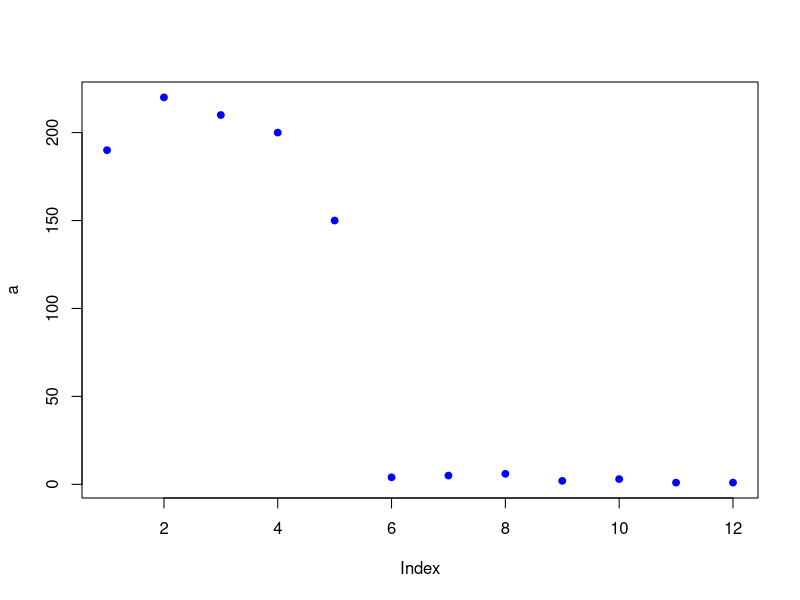
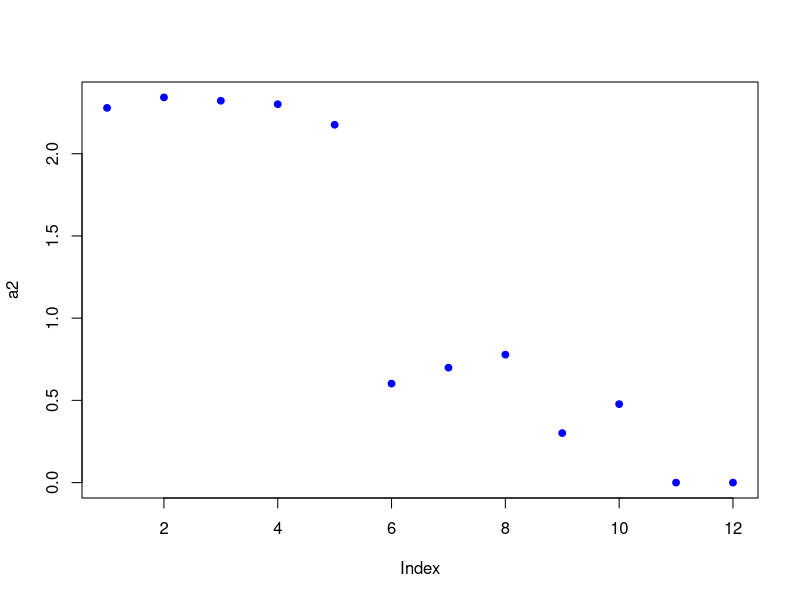

Reproduce these figures in R, in order. (Note: this script raises an error after producing the figures.)

#---- Scaling in R (z-score)-----

# Load sample dataset
data(iris)
# View sample matrix
a = iris$Sepal.Width
# Before min-max normalization
a
#Normalize a with function, not between zero and one 
scale(a, center = TRUE, scale = TRUE)


# normalizing the content of a matrix with R default scaling package.
# 
x <- matrix(1:10, ncol = 2)
x
scale(x)

#--------- z-score by hand 
z = (x - mean(x)/sd(x))
z

#------- min-max scaling
minmax <- function(x) {
  return((x- min(x)) /(max(x)-min(x)))
}

samplevec = c(-23,2,34,12,11,20,0,4,3,22,999)

minmax(samplevec)


#------norms
x
#Lp=1 norm
lpnorm = norm(x, type = c("O")) # one norm, (maximum absolute column sum)
lpnorm 

lpnorm = norm(x, type = c("2")) #  “spectral” or 2-norm, which is the largest singular value (svd) of x
lpnorm


#---------- Logarithm Transformation
a <- c(190,220,210,200,150,4,5,6,2,3,1,1)
plot(a, pch =21, cex=0.9, col="blue", bg="blue")

a2 <- log10(a)
a2
plot(a2, pch =21, cex=0.9, col="blue", bg="blue")

#---------- box-cox transformation
b2 <- bcPower(a,-0.5) # experiment with different lambda
plot(b2,  pch =21, cex=0.9, col="blue", bg="blue")


library("car")

b1 = bcPower(1:10, 1) # lambda = 1 means the original dataset
plot(b1,  pch =21, cex=0.9, col="blue", bg="blue")


